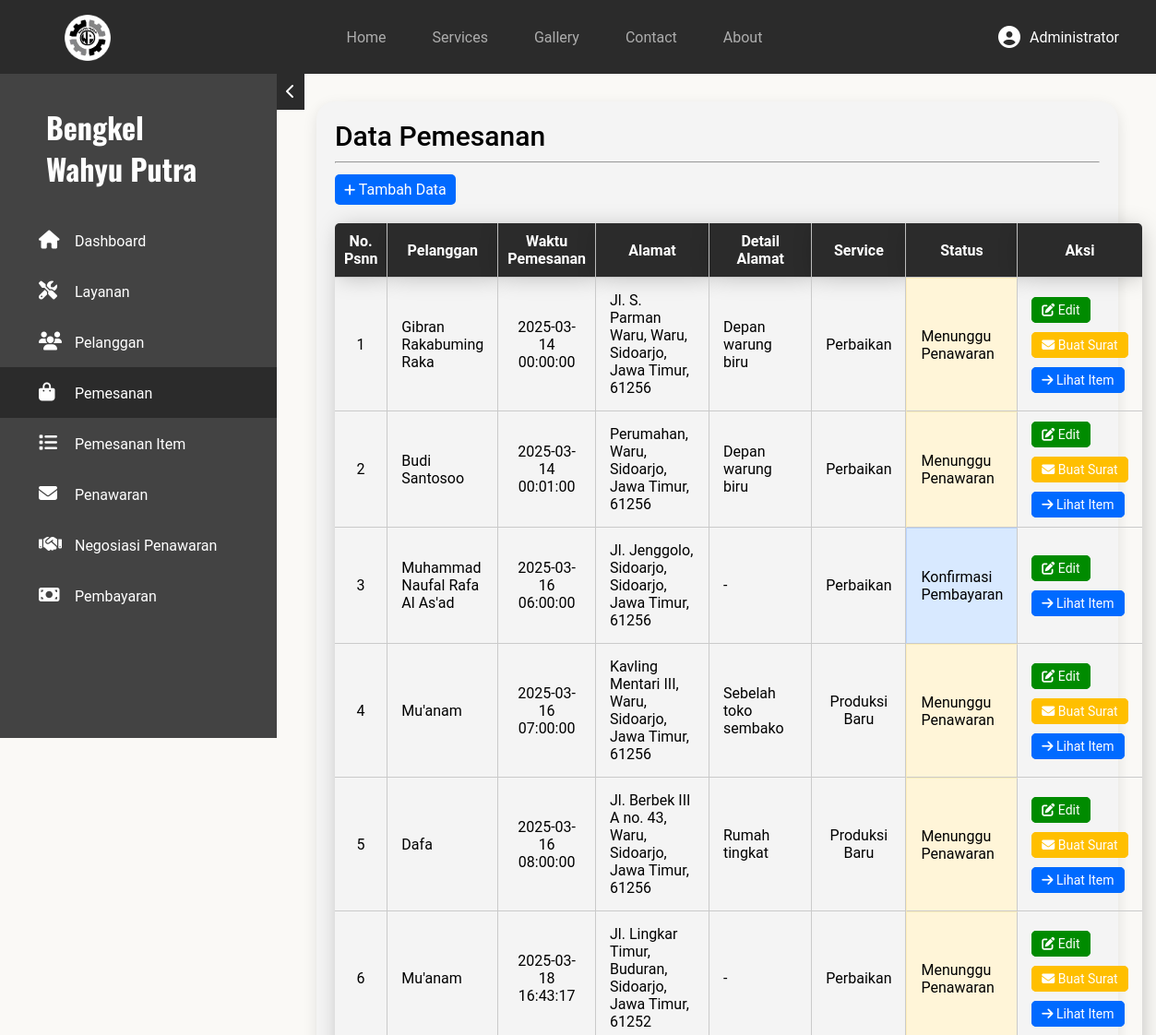
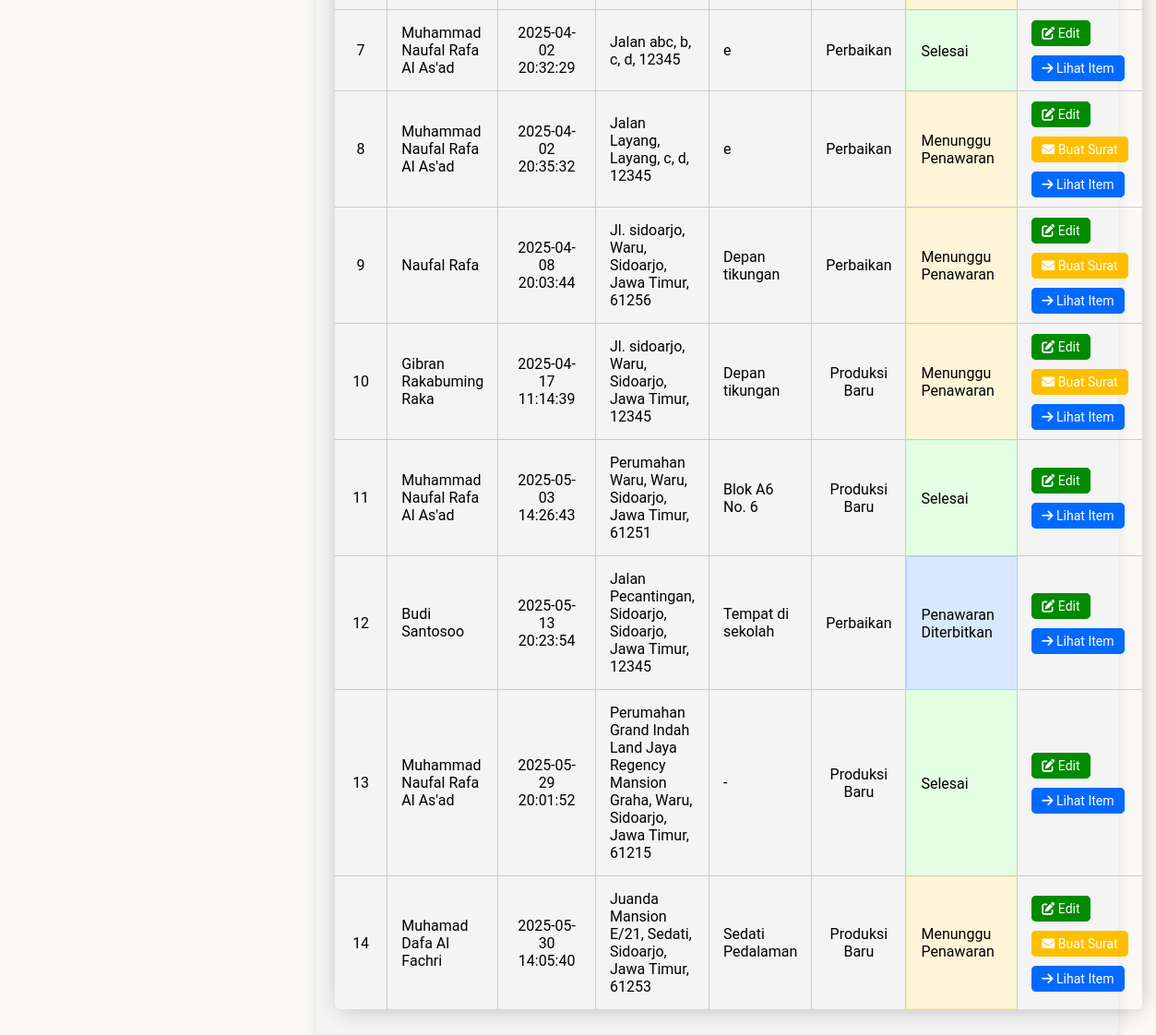
Before: /dashboard/admin/pemesanan/index.php (signed in) with the older database file (2 pictures, top to bottom).
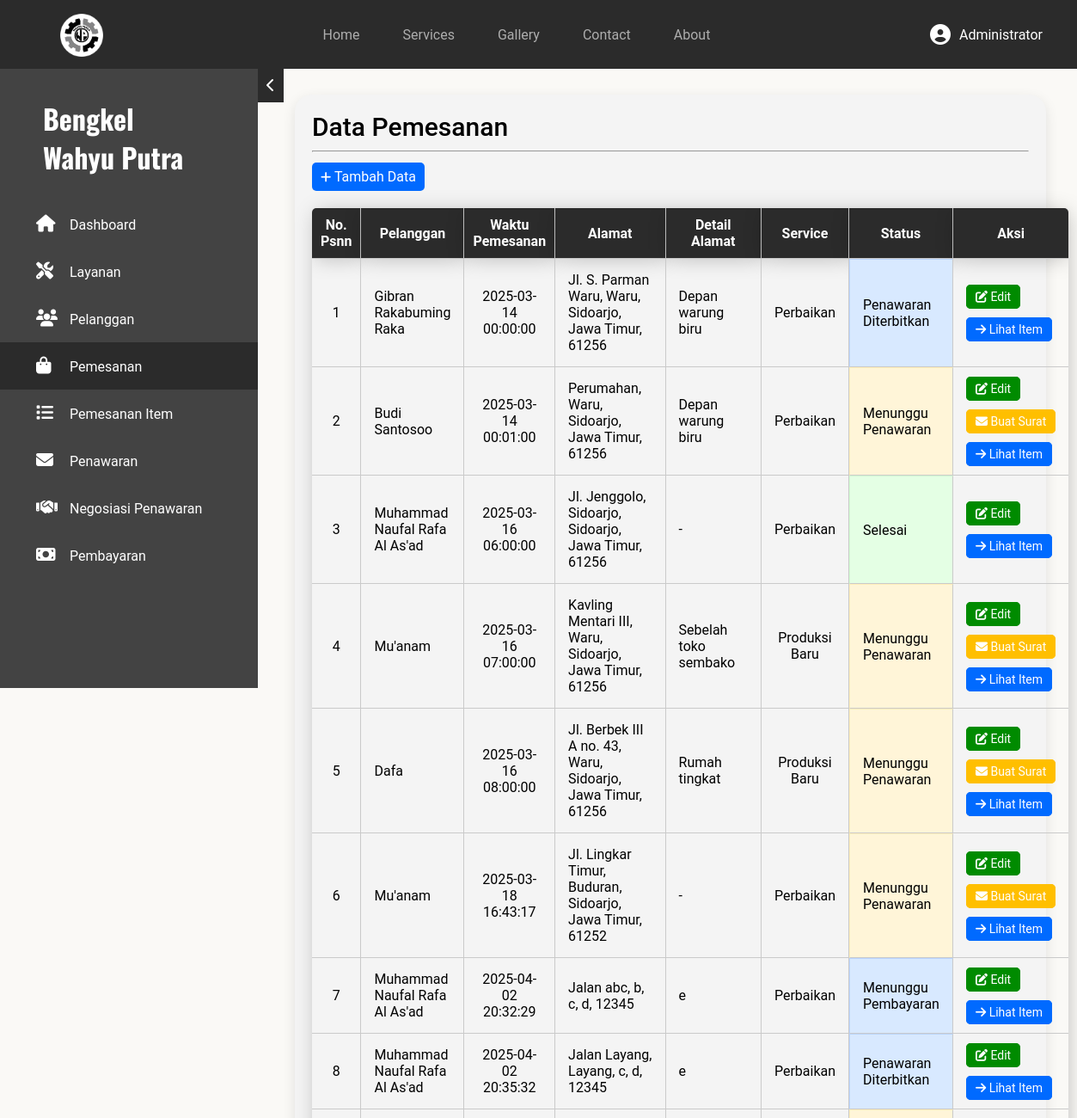
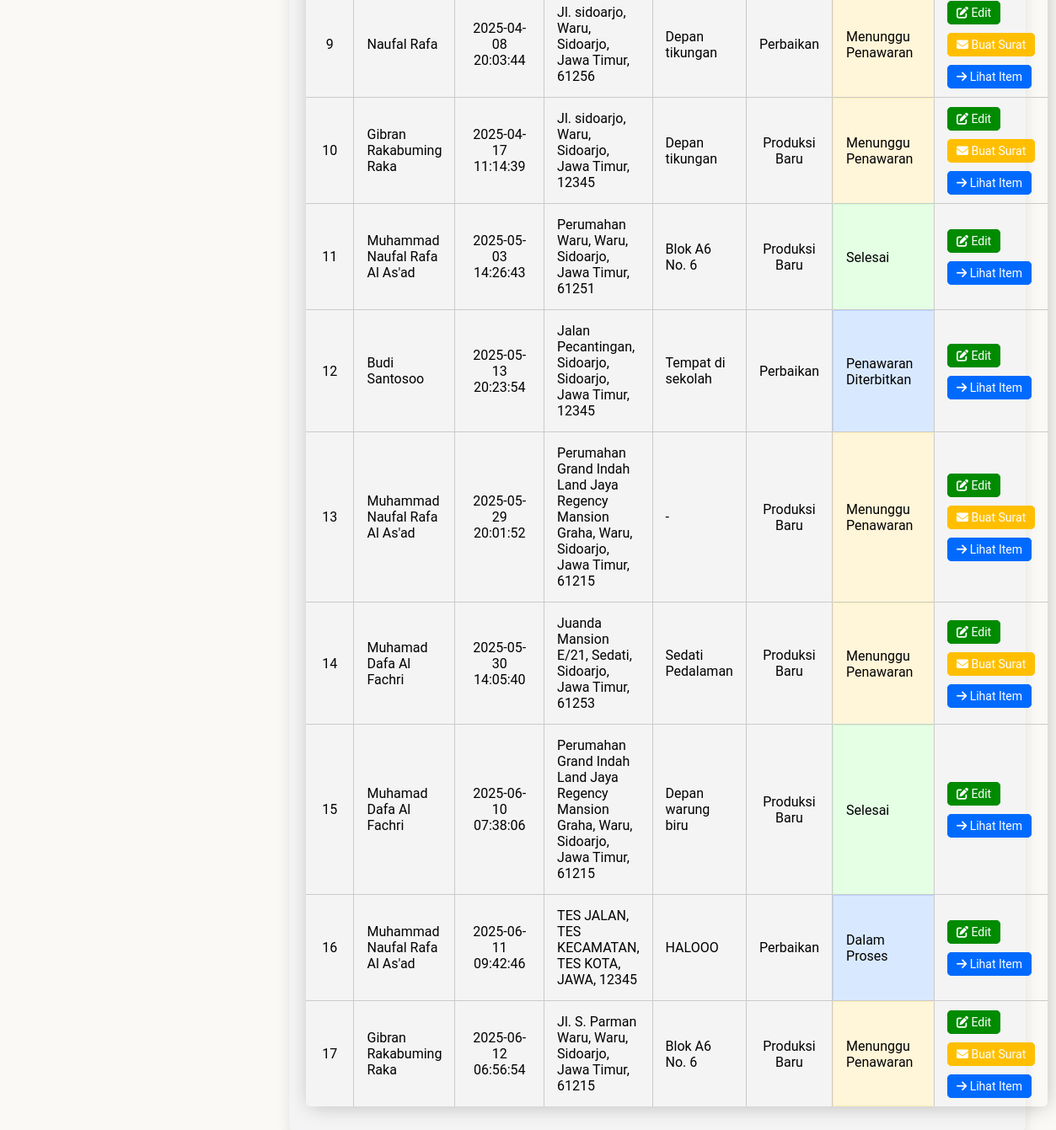
After: the same page with the newer database file (2 pictures, top to bottom).
### tables this page shows
CREATE TABLE `pemesanan` (
  `no_pesanan` int(11) NOT NULL,
  `id_pelanggan` int(11) NOT NULL,
  `waktu_pemesanan` datetime NOT NULL DEFAULT current_timestamp(),
  `nama_jalan` varchar(100) NOT NULL,
  `kecamatan` varchar(50) NOT NULL,
  `kabupaten_kota` varchar(50) NOT NULL,
  `provinsi` varchar(30) NOT NULL,
  `kode_pos` char(5) NOT NULL,
  `detail` varchar(50) DEFAULT NULL,
  `id_service` int(11) NOT NULL,
  `estimasi` date DEFAULT NULL,
  `status_pesanan` enum('Menunggu Penawaran','Penawaran Diterbitkan','Negosiasi Penawaran','Dalam Proses','Menunggu Pembayaran','Konfirmasi Pembayaran','Selesai') NOT NULL DEFAULT 'Menunggu Penawaran'
);

CREATE TABLE `pelanggan` (
  `id_pelanggan` int(11) NOT NULL,
  `password` varchar(255) NOT NULL,
  `nama_pelanggan` varchar(50) NOT NULL,
  `email` varchar(100) NOT NULL,
  `tgl_daftar` datetime NOT NULL DEFAULT current_timestamp(),
  `no_telp` char(12) NOT NULL,
  `jenis_akun` enum('Pribadi','Perusahaan') DEFAULT NULL,
  `nama_perusahaan` varchar(500) DEFAULT NULL,
  `role` enum('Admin','User') NOT NULL DEFAULT 'User'
);

CREATE TABLE `service` (
  `id_service` int(11) NOT NULL,
  `nama_service` varchar(50) NOT NULL,
  `gambar_jasa` varchar(100) DEFAULT NULL
);

### dashboard/admin/pemesanan/index.php (the view, shortened to what this page needs)
<?php
require_once $_SERVER['DOCUMENT_ROOT'] . "/bengkel-wahyu-putra/includes/global/koneksi.php";
?>
<!DOCTYPE html>
<html lang="en">
<head>
    <link rel="stylesheet" href="/bengkel-wahyu-putra/assets/css/global.css">
    <link rel="stylesheet" href="/bengkel-wahyu-putra/assets/css/admin.css">
    <link rel="stylesheet" href="/bengkel-wahyu-putra/assets/fontawesome/css/all.css">
</head>
<body>
    <?php require_once $_SERVER['DOCUMENT_ROOT'] . "/bengkel-wahyu-putra/includes/global/nav.php"; ?>
    <main>
        <?php require_once $_SERVER['DOCUMENT_ROOT'] . "/bengkel-wahyu-putra/includes/admin/aside.php"; ?>
        <div class="container-crud">
            <section class="daftar-crud">
                <h1>Data Pemesanan</h1>
                <hr>
                <a href="kelola/" class="btn-add"><i class="fas fa-plus"></i> Tambah Data</a>
                <?php
                $querySelect = "SELECT pemesanan.* ,CONCAT(nama_jalan,', ',kecamatan,', ',kabupaten_kota,', ',provinsi,', ',kode_pos) AS alamat_lengkap, pelanggan.nama_pelanggan, service.nama_service
                FROM pemesanan
                JOIN pelanggan ON pemesanan.id_pelanggan = pelanggan.id_pelanggan
                JOIN service ON pemesanan.id_service = service.id_service ORDER BY pemesanan.no_pesanan ASC";
                $sql = mysqli_query($conn, $querySelect);
                ?>
                <table class="table-crud">
                    <tr>
                        <th style="width: 50px;">No. Psnn</th>
                        <th>Pelanggan</th>
                        <th>Waktu Pemesanan</th>
                        <th>Alamat</th>
                        <th>Detail Alamat</th>
                        <th>Service</th>
                        <th>Status</th>
                        <th>Aksi</th>
                    </tr>
                    <?php while ($result = mysqli_fetch_assoc($sql)) { $no_pesanan = $result['no_pesanan']; ?>
                        <tr>
                            <td style="text-align: center;" id="<?= $result['no_pesanan'] ?>"><?= $result['no_pesanan'] ?></td>
                            <td><?= $result['nama_pelanggan'] ?></td>
                            <td style="text-align: center;"><?= $result['waktu_pemesanan'] ?></td>
                            <td><?= $result['alamat_lengkap'] ?></td>
                            <td><?php if ($result['detail'] == NULL) echo "-";
                                else echo $result['detail']; ?></td>
                            <td style="text-align: center;"><?= $result['nama_service'] ?></td>
                            <td class="
                            <?php
                            if ($result['status_pesanan'] == 'Menunggu Penawaran') {
                                echo 'row-yellow';
                            } elseif ($result['status_pesanan'] == 'Selesai') {
                                echo 'row-green';
                            } elseif ($result['status_pesanan'] == 'Menunggu Pembayaran') {
                                echo 'row-blue';
                            } elseif ($result['status_pesanan'] == 'Negosiasi Penawaran') {
                                echo 'row-orange';
                            } else {
                                echo 'row-blue';
                            }
                            ?>
                            "><?= $result['status_pesanan'] ?></td>
                            <td class="action">
                                <a href="./kelola/?ubah=<?= $result['no_pesanan'] ?>" class="btn edit"><i class="fas fa-pen-to-square"></i> Edit</a>
                                <br><br>
                                <?php if($result['status_pesanan'] == 'Menunggu Penawaran') : ?>
                                    <a <?= $result['status_pesanan'] == 'Menunggu Penawaran' ? "href='../penawaran/kelola/?no=$no_pesanan'" : '' ?> class="btn warning"><i class="fas fa-envelope"></i> Buat Surat</a>
                                    <br><br>
                                <?php endif; ?>
                                <a href="../pemesanan_item/#<?= $result['no_pesanan']-1 ?>" class="btn blue"><i class="fas fa-arrow-right"></i> Lihat Item</a>
                            </td>
                        </tr>
                    <?php } ?>
                </table>
            </section>
        </div>
    </main>
</body>
</html>

Changed rows visible on the page:
changed pemesanan id 1: status_pesanan "Menunggu Penawaran" → "Penawaran Diterbitkan"; no longer shows "Buat Surat"
changed pemesanan id 3: status_pesanan "Konfirmasi Pembayaran" → "Selesai"
changed pemesanan id 7: status_pesanan "Selesai" → "Menunggu Pembayaran"
changed pemesanan id 8: status_pesanan "Menunggu Penawaran" → "Penawaran Diterbitkan"; no longer shows "Buat Surat"
changed pemesanan id 13: status_pesanan "Selesai" → "Menunggu Penawaran"; now shows "Buat Surat"
added pemesanan: no_pesanan "15", id_pelanggan.nama_pelanggan "Muhamad Dafa Al Fachri", waktu_pemesanan "2025-06-10 07:38:06", alamat_lengkap "Perumahan Grand Indah Land Jaya Regency Mansion Graha, Waru, Sidoarjo, Jawa Timur, 61215", detail "Depan warung biru", id_service.nama_service "Produksi Baru", status_pesanan "Selesai"
added pemesanan: no_pesanan "16", id_pelanggan.nama_pelanggan "Muhammad Naufal Rafa Al As'ad", waktu_pemesanan "2025-06-11 09:42:46", alamat_lengkap "TES JALAN, TES KECAMATAN, TES KOTA, JAWA, 12345", detail "HALOOO", id_service.nama_service "Perbaikan", status_pesanan "Dalam Proses"
added pemesanan: no_pesanan "17", id_pelanggan.nama_pelanggan "Gibran Rakabuming Raka", waktu_pemesanan "2025-06-12 06:56:54", alamat_lengkap "Jl. S. Parman Waru, Waru, Sidoarjo, Jawa Timur, 61215", detail "Blok A6 No. 6", id_service.nama_service "Produksi Baru", status_pesanan "Menunggu Penawaran"
